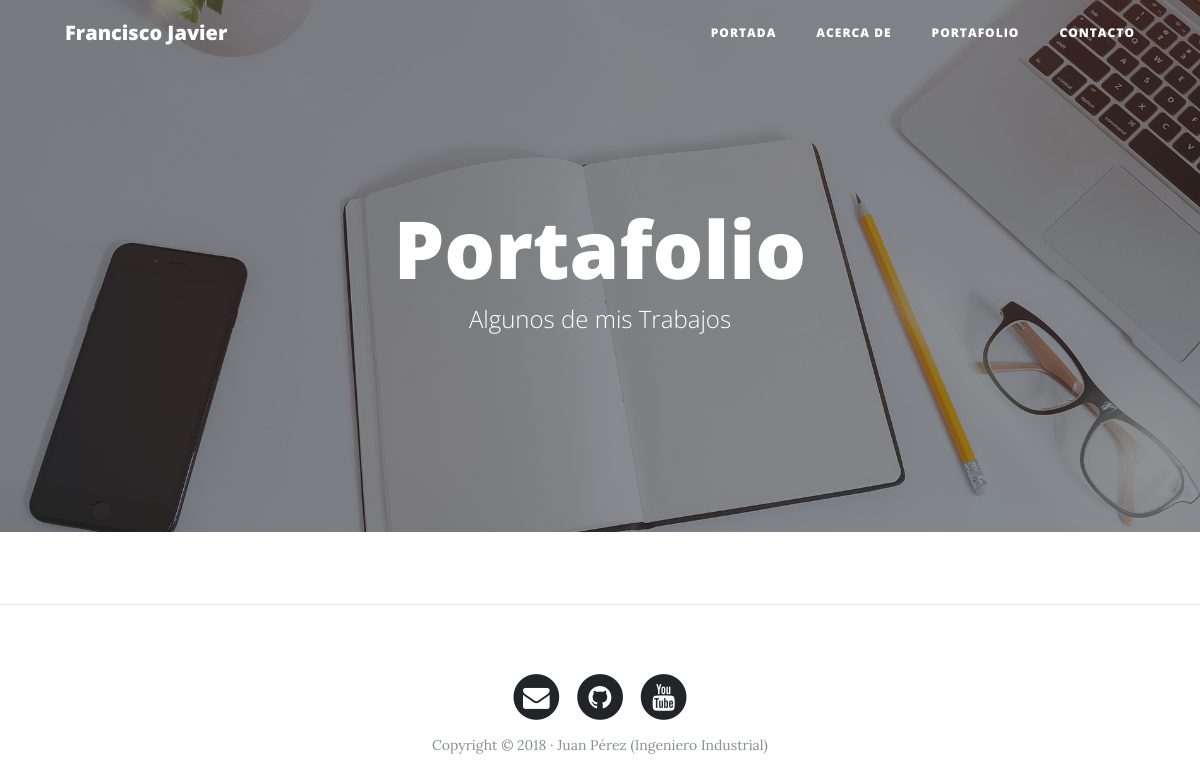
/portfolio/, run on an earlier commit of the app's database.
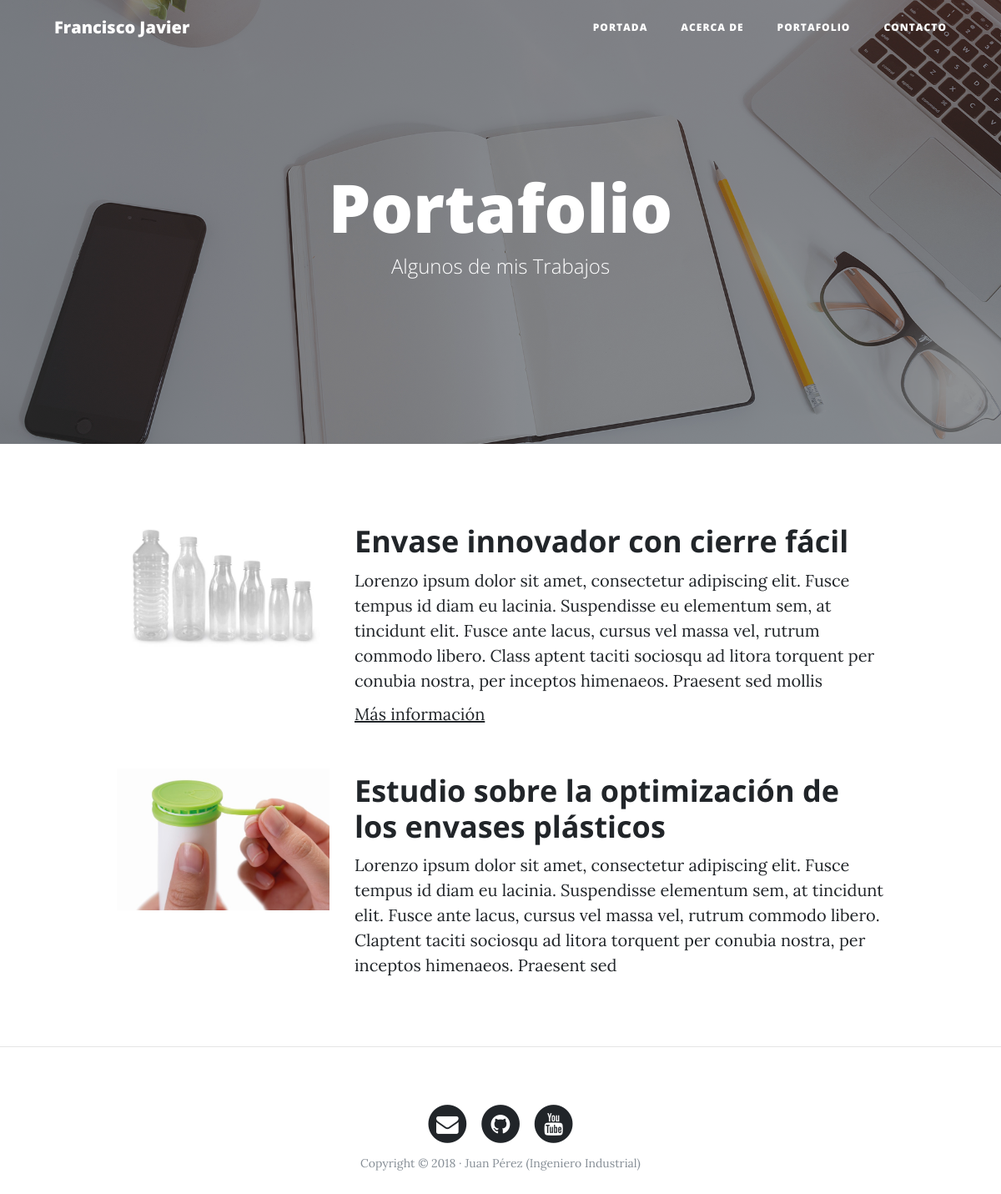
And on a later commit of the database.
### portfolio/models.py (models this page shows, shortened)
class Project(models.Model):
    title = models.CharField(max_length=200, verbose_name="Título")
    description = models.TextField(verbose_name="Descripción")
    image = models.ImageField(verbose_name="Imagen", upload_to="projects")
    link = models.URLField(verbose_name="Dirección web", null=True, blank=True)
    created = models.DateTimeField(auto_now_add=True, verbose_name="Fecha de creación")
    updated = models.DateTimeField(auto_now=True, verbose_name="Fecha de edición")
    class Meta:
        verbose_name = "proyecto"
        verbose_name_plural = "proyectos"
        ordering = ["-created"]

### portfolio/views.py (the view)
# urls.py: path('portfolio/', portfolio_views.portfolio, name="portfolio"),
def portfolio(request):
    projects = Project.objects.all()
    return render(request, "portfolio/portfolio.html", {'projects':projects})

### portfolio/templates/portfolio/portfolio.html (shortened to what this page needs)
<!DOCTYPE html>
<html lang="es">
<head>
    {% extends 'core/base.html' %}
    {% block background %} {% load static %} {% static 'core/img/portfolio-bg.jpg' %}{% endblock %}
    {% block headers %}
        <h1>Portafolio</h1>
	    <span class="subheading">Algunos de mis Trabajos</span>
    {% endblock %}
    {% block content %}
		{% for project in projects %}
	    	<div class="row project">
	    		<div class="col-lg-3 col-md-4 offset-lg-1">
					<img class="img-fluid" src="{{project.image.url}}" alt="">
	    		</div>
	    		<div class="col-lg-7 col-md-8">
	    			<h2 class="section-heading title">{{project.title}}</h2>
	    			<p>{{project.description}}</p>
					{% if project.link %}
	          			<p><a href="{{project.link}}">Más información</a></p>
					{% endif %}
	      		</div>
	    	</div>
		{% endfor %}
    {% endblock %}

### core/templates/core/base.html (shortened to what this page needs)
<!DOCTYPE html>
<html lang="es">
  <head>
    {% load static %}
    <link href="{% static 'core/vendor/bootstrap/css/bootstrap.min.css' %}" rel="stylesheet">
    <link href="{% static 'core/vendor/font-awesome/css/font-awesome.min.css' %}" rel="stylesheet" type="text/css">
    <link href="{% static 'core/css/clean-blog.min.css' %}" rel="stylesheet">
  </head>
  <body>
    <nav class="navbar navbar-expand-lg navbar-light fixed-top" id="mainNav">
      <div class="container">
        <a class="navbar-brand" href="{% url 'home' %}">Francisco Javier</a>
        <div class="collapse navbar-collapse" id="navbarResponsive">
          <ul class="navbar-nav ml-auto">
            <li class="nav-item">
              <a class="nav-link" href="{% url 'home' %}">Portada</a>
            </li>
            <li class="nav-item">
              <a class="nav-link" href="{% url 'about' %}">Acerca de</a>
            </li>
            <li class="nav-item">
              <a class="nav-link" href="{% url 'portfolio' %}">Portafolio</a>
            </li>
            <li class="nav-item">
              <a class="nav-link" href="{% url 'contact' %}">Contacto</a>
            </li>
          </ul>
        </div>
      </div>
    </nav>
    <header class="masthead" style="background-image: url('{% block background %} {% endblock %}')">
      <div class="overlay"></div>
      <div class="container">
        <div class="row">
          <div class="col-lg-8 col-md-10 mx-auto">
            <div class="site-heading">
              {% block headers%} {% endblock %}
            </div>
          </div>
        </div>
      </div>
    </header>
    <div class="container">
        {% block content %} {% endblock %}
    </div>
    {% if request.path != "/" %} <hr> {% endif %}
    <footer>
      <div class="container">
        <div class="row">
          <div class="col-lg-8 col-md-10 mx-auto">
            <ul class="list-inline text-center">
              <li class="list-inline-item">
                <a href="#">
                  <span class="fa-stack fa-lg">
                    <i class="fa fa-circle fa-stack-2x"></i>
                    <i class="fa fa-envelope fa-stack-1x fa-inverse"></i>
                  </span>
                </a>
              </li>
              <li class="list-inline-item">
                <a href="#">
                  <span class="fa-stack fa-lg">
                    <i class="fa fa-circle fa-stack-2x"></i>
                    <i class="fa fa-github fa-stack-1x fa-inverse"></i>
                  </span>
                </a>
              </li>
              <li class="list-inline-item">
                <a href="#">
                  <span class="fa-stack fa-lg">
                    <i class="fa fa-circle fa-stack-2x"></i>
                    <i class="fa fa-youtube fa-stack-1x fa-inverse"></i>
                  </span>
                </a>
              </li>
            </ul>
            <p class="copyright text-muted">Copyright &copy; 2018 · Juan Pérez (Ingeniero Industrial) </p>
          </div>
        </div>
      </div>
    </footer>
  </body>
</html>

What changed in the data, as far as the page shows it:
added Project: image (picture), title "Envase innovador con cierre fácil", description "Lorenzo ipsum dolor sit amet, consectetur adipiscing elit. Fusce tempus id diam eu lacinia. Suspendisse eu elementum sem, at tincidunt elit. Fusce ante lacus, cursus vel massa vel, rutrum commodo libero. Class aptent taciti sociosqu ad litora torquent per conubia nostra, per inceptos himenaeos. Praesent sed mollis"
added Project: image (picture), title "Estudio sobre la optimización de los envases plásticos", description "Lorenzo ipsum dolor sit amet, consectetur adipiscing elit. Fusce tempus id diam eu lacinia. Suspendisse elementum sem, at tincidunt elit. Fusce ante lacus, cursus vel massa vel, rutrum commodo libero. Claptent taciti sociosqu ad litora torquent per conubia nostra, per inceptos himenaeos. Praesent sed"
